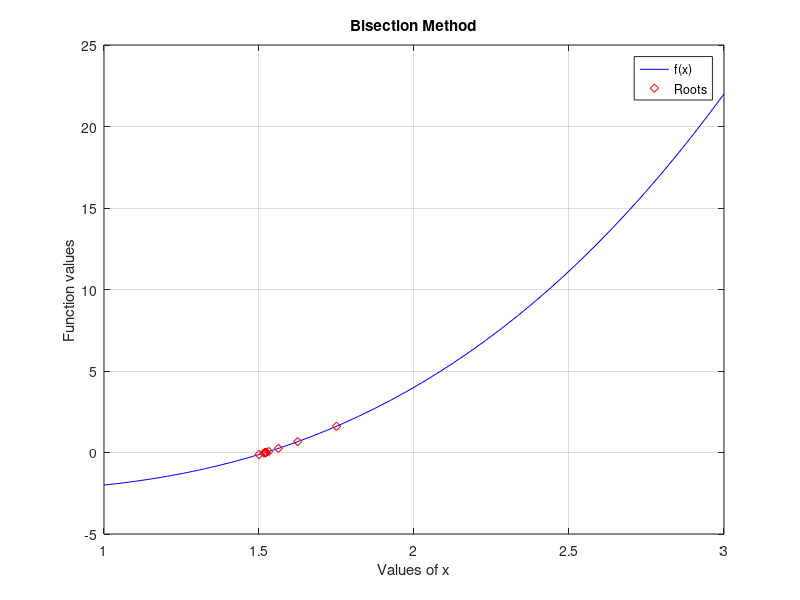

Recreate this plot in MATLAB.
function name = task_103 ()

  function y = f(x)
    y = x.^3 - x - 2;
  end
  a = 1;
  b = 2;
  e = 0.0001;
  R = [];

  while (b - a ) / 2 > e
      c = (a+b)/2;
      R =[R; c];
      if f (c) == 0
        break;
      elseif f(a) * f(c) < 0
        b = c;
      else f(b) * f(c) < 0
        a = c;
      end
    end
   fprintf ('%f\n', R (end));


  x = linspace (1, 3, 40);
  y = f(x);
  plot (x, y, 'b');
  grid on;
  hold on;
  plot(R, f(R), 'rd');
  xlabel('Values of x');
  ylabel('Function values');
  title('Bisection Method');
  legend('f(x) ', 'Roots');


endfunction
